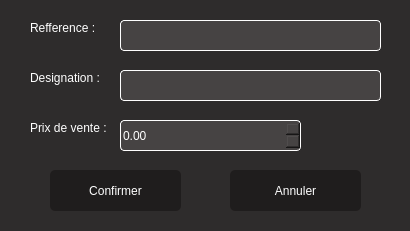
<?xml version="1.0" encoding="UTF-8"?>
<ui version="4.0">
 <class>modifier_marchand</class>
 <widget class="QDialog" name="modifier_marchand">
  <property name="geometry">
   <rect>
    <x>0</x>
    <y>0</y>
    <width>410</width>
    <height>231</height>
   </rect>
  </property>
  <property name="windowTitle">
   <string>Modification</string>
  </property>
  <property name="styleSheet">
   <string notr="true">background-color:rgb(46,44,44);
color:white;
font: 63 10pt &quot;Yu Gothic UI Semibold&quot;;</string>
  </property>
  <widget class="QLabel" name="label">
   <property name="geometry">
    <rect>
     <x>30</x>
     <y>20</y>
     <width>81</width>
     <height>16</height>
    </rect>
   </property>
   <property name="text">
    <string>Refference :</string>
   </property>
  </widget>
  <widget class="QLabel" name="label_2">
   <property name="geometry">
    <rect>
     <x>30</x>
     <y>70</y>
     <width>81</width>
     <height>16</height>
    </rect>
   </property>
   <property name="text">
    <string>Designation :</string>
   </property>
  </widget>
  <widget class="QLabel" name="label_3">
   <property name="geometry">
    <rect>
     <x>30</x>
     <y>120</y>
     <width>91</width>
     <height>16</height>
    </rect>
   </property>
   <property name="text">
    <string>Prix de vente :</string>
   </property>
  </widget>
  <widget class="QLineEdit" name="lineEdit">
   <property name="geometry">
    <rect>
     <x>120</x>
     <y>20</y>
     <width>261</width>
     <height>31</height>
    </rect>
   </property>
   <property name="styleSheet">
    <string notr="true">border-radius:4px;
border:1px solid white;
background-color:rgb(70,67,67);</string>
   </property>
  </widget>
  <widget class="QLineEdit" name="lineEdit_2">
   <property name="geometry">
    <rect>
     <x>120</x>
     <y>70</y>
     <width>261</width>
     <height>31</height>
    </rect>
   </property>
   <property name="styleSheet">
    <string notr="true">border-radius:4px;
border:1px solid white;
background-color:rgb(70,67,67);</string>
   </property>
  </widget>
  <widget class="QDoubleSpinBox" name="doubleSpinBox">
   <property name="geometry">
    <rect>
     <x>120</x>
     <y>120</y>
     <width>181</width>
     <height>31</height>
    </rect>
   </property>
   <property name="styleSheet">
    <string notr="true">border-radius:4px;
border:1px solid white;
background-color:rgb(70,67,67);</string>
   </property>
   <property name="maximum">
    <double>100000000000.000000000000000</double>
   </property>
  </widget>
  <widget class="QPushButton" name="pushButton">
   <property name="geometry">
    <rect>
     <x>50</x>
     <y>170</y>
     <width>131</width>
     <height>41</height>
    </rect>
   </property>
   <property name="styleSheet">
    <string notr="true">border-radius:5px;
background-color:rgb(31,29,29);</string>
   </property>
   <property name="text">
    <string>Confirmer</string>
   </property>
  </widget>
  <widget class="QPushButton" name="pushButton_2">
   <property name="geometry">
    <rect>
     <x>230</x>
     <y>170</y>
     <width>131</width>
     <height>41</height>
    </rect>
   </property>
   <property name="styleSheet">
    <string notr="true">border-radius:5px;
background-color:rgb(31,29,29);</string>
   </property>
   <property name="text">
    <string>Annuler</string>
   </property>
  </widget>
 </widget>
 <resources/>
 <connections/>
</ui>
